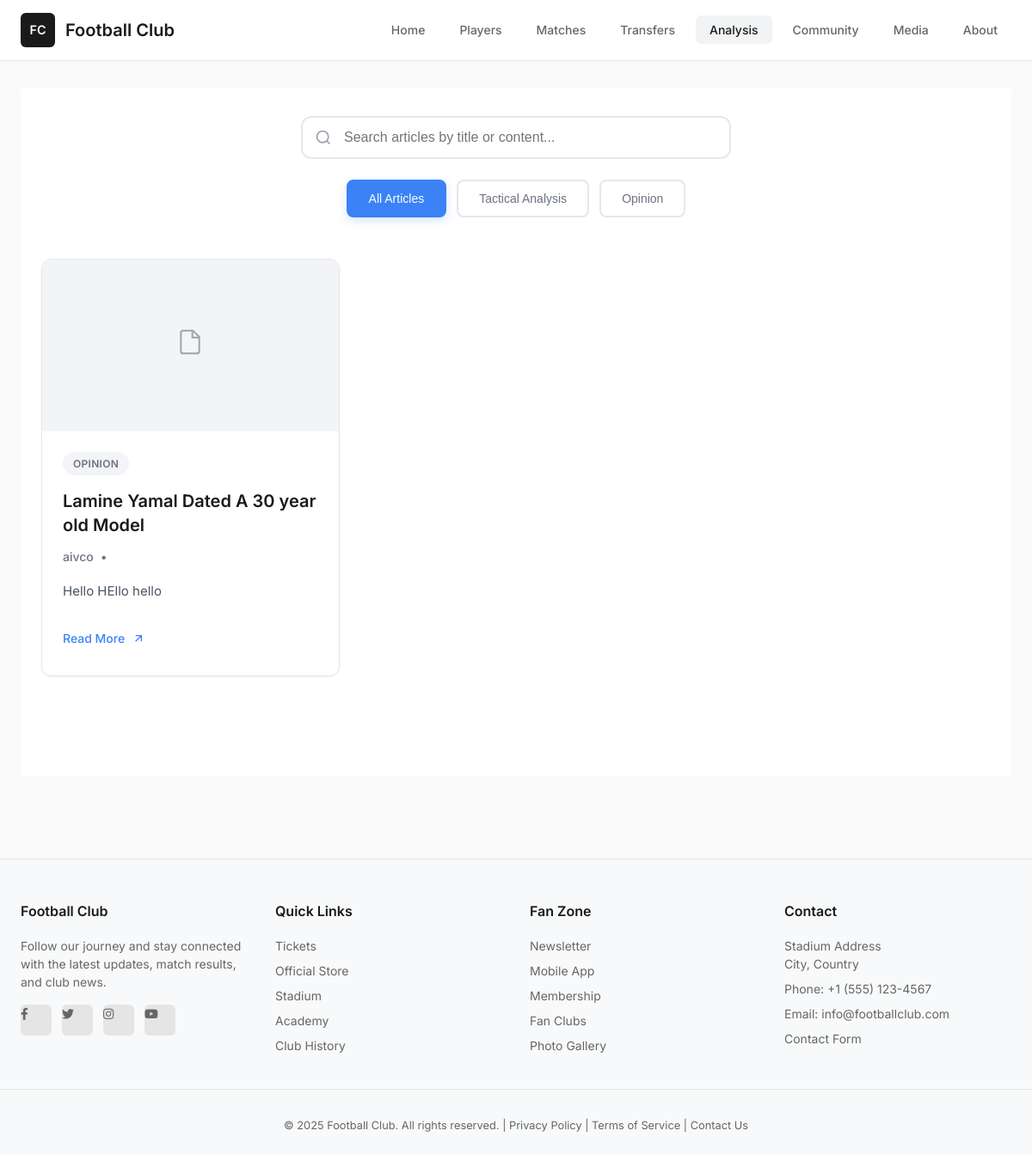
Page /analysis/ on the committed database.
### analysis/models.py (models this page shows, shortened)
class Article(models.Model):
    ARTICLE_TYPE_CHOICES = [
        ('tactical_analysis', 'Tactical Analysis'),
        ('opinion', 'Opinion'),
    ]
    title = models.CharField(max_length=200)
    slug = models.SlugField(unique=True, max_length=250)
    author = models.ForeignKey(User, on_delete=models.CASCADE, related_name='articles')
    content = models.TextField()
    article_type = models.CharField(max_length=20, choices=ARTICLE_TYPE_CHOICES)
    image_url = models.URLField(blank=True, null=True, help_text="Optional external image URL")
    published_at = models.DateTimeField(default=timezone.now)
    updated_at = models.DateTimeField(auto_now=True)
    class Meta:
        ordering = ['-published_at']
        verbose_name = 'Article'
        verbose_name_plural = 'Articles'

### analysis/views.py (the view)
# urls.py: path('', views.article_list, name='article_list'),
def article_list(request):
    articles = Article.objects.all()
    paginator = Paginator(articles, 6)  # Show 6 articles per page
    page_number = request.GET.get('page')
    page_obj = paginator.get_page(page_number)
    context = {
        'page_obj': page_obj,
        'page_title': 'All Analysis Articles'
    }
    return render(request, 'analysis/article_list.html', context)

### templates/analysis/article_list.html (shortened to what this page needs)
{% extends "base.html" %}
{% block content %}
<div class="article-list-section">
    <div class="header-controls">
        <div class="search-container">
            <div class="search-wrapper">
                <input type="text" id="searchInput" placeholder="Search articles by title or content..." class="search-input">
            </div>
        </div>
        <div class="filter-buttons">
            <button id="filterAll" class="filter-btn active" data-filter="all">
                All Articles
            </button>
            <button id="filterTactical" class="filter-btn" data-filter="tactical">
                Tactical Analysis
            </button>
            <button id="filterOpinion" class="filter-btn" data-filter="opinion">
                Opinion
            </button>
        </div>
    </div>
    <div class="articles-grid" id="articlesGrid">
        {% for article in page_obj %}
        <article class="article-card" data-type="{% if 'tactical' in article.title|lower or 'analysis' in article.title|lower %}tactical{% else %}opinion{% endif %}" data-title="{{ article.title|lower }}" data-content="{{ article.content|lower }}">
            <div class="article-thumbnail">
                {% if article.image %}
                <img src="{{ article.image.url }}" alt="{{ article.title }}" class="thumbnail-img">
                {% else %}
                <div class="default-thumbnail">
                    <svg width="32" height="32" viewBox="0 0 24 24" fill="none" stroke="currentColor" stroke-width="1.5">
                        <path d="M14.5 2H6a2 2 0 0 0-2 2v16a2 2 0 0 0 2 2h12a2 2 0 0 0 2-2V7.5L14.5 2z"/>
                        <polyline points="14,2 14,8 20,8"/>
                    </svg>
                </div>
                {% endif %}
            </div>
            <div class="article-content">
                <div class="article-header">
                    <span class="article-type-tag {% if 'tactical' in article.title|lower or 'analysis' in article.title|lower %}tactical{% else %}opinion{% endif %}">
                        {% if 'tactical' in article.title|lower or 'analysis' in article.title|lower %}
                        Tactical
                        {% else %}
                        Opinion
                        {% endif %}
                    </span>
                </div>
                <h3 class="article-title">{{ article.title }}</h3>
                <div class="article-meta">
                    <span class="article-author">
                        {% if article.author %}{{ article.author }}{% else %}FC Barcelona{% endif %}
                    </span>
                    <span class="article-date">{{ article.created_at|date:"M d, Y" }}</span>
                </div>
                <p class="article-snippet">
                    {% with article.content|truncatewords:25 as snippet %}
                        {{ snippet }}
                    {% endwith %}
                </p>
                <a href="/analysis/{{ article.slug }}/" class="read-more-btn">
                    Read More
                    <svg width="16" height="16" viewBox="0 0 24 24" fill="none" stroke="currentColor" stroke-width="2">
                        <path d="M7 17l9.2-9.2M17 17V7H7"/>
                    </svg>
                </a>
            </div>
        </article>
        {% endfor %}
    </div>
</div>
{% endblock %}

### templates/base.html (style rules this page uses)
* { margin: 0; padding: 0; box-sizing: border-box; }
body { font-family: 'Inter', -apple-system, BlinkMacSystemFont, 'Segoe UI', Roboto, sans-serif; background-color: #ffffff; color: #1a1a1a; line-height: 1.6; min-height: 100vh; display: flex; flex-direction: column; }

### templates/analysis/article_list.html (style rules this page uses)
* { box-sizing: border-box; }
body { font-family: 'Inter', 'Roboto', 'Helvetica Neue', Arial, sans-serif; background-color: #fafafa; color: #1a1a1a; line-height: 1.6; margin: 0; padding: 0; }
.article-list-section { max-width: 1200px; margin: 0 auto; padding: 2rem 1.5rem; background-color: #ffffff; min-height: 100vh; }
.header-controls { margin-bottom: 3rem; display: flex; flex-direction: column; gap: 1.5rem; }
.search-container { width: 100%; }
.search-wrapper { position: relative; max-width: 500px; margin: 0 auto; }
.search-input { width: 100%; padding: 0.875rem 1rem 0.875rem 3rem; border: 2px solid #e5e7eb; border-radius: 12px; font-size: 1rem; background: #ffffff; transition: all 0.2s ease; outline: none; }
.filter-buttons { display: flex; justify-content: center; gap: 0.75rem; flex-wrap: wrap; }
.filter-btn { padding: 0.75rem 1.5rem; border: 2px solid #e5e7eb; background: #ffffff; color: #6b7280; border-radius: 8px; font-size: 0.875rem; font-weight: 500; cursor: pointer; transition: all 0.2s ease; outline: none; }
.filter-btn.active { background: #3b82f6; border-color: #3b82f6; color: #ffffff; box-shadow: 0 4px 12px rgba(59, 130, 246, 0.2); }
.articles-grid { display: grid; grid-template-columns: repeat(auto-fit, minmax(350px, 1fr)); gap: 2rem; margin-bottom: 3rem; }
.article-card { background: #ffffff; border: 1px solid #e5e7eb; border-radius: 12px; overflow: hidden; transition: all 0.3s ease; box-shadow: 0 1px 3px rgba(0, 0, 0, 0.05); display: flex; flex-direction: column; }
.article-thumbnail { width: 100%; height: 200px; overflow: hidden; background: #f3f4f6; display: flex; align-items: center; justify-content: center; }
.default-thumbnail { color: #9ca3af; }
.article-content { padding: 1.5rem; flex: 1; display: flex; flex-direction: column; }
.article-header { margin-bottom: 1rem; }
.article-type-tag { display: inline-block; padding: 0.25rem 0.75rem; border-radius: 20px; font-size: 0.75rem; font-weight: 600; text-transform: uppercase; letter-spacing: 0.025em; }
.article-type-tag.opinion { background: #f3f4f6; color: #6b7280; }
.article-title { font-size: 1.25rem; font-weight: 600; margin-bottom: 0.75rem; line-height: 1.4; color: #1a1a1a; }
.article-meta { display: flex; gap: 0.5rem; margin-bottom: 1rem; font-size: 0.875rem; color: #6b7280; }
.article-author { font-weight: 500; }
.article-date { position: relative; padding-left: 0.75rem; }
.article-date::before { content: '•'; position: absolute; left: 0; }
.article-snippet { color: #4b5563; line-height: 1.6; margin-bottom: 1.5rem; font-size: 0.9375rem; flex: 1; }
.read-more-btn { display: inline-flex; align-items: center; gap: 0.5rem; color: #3b82f6; text-decoration: none; font-weight: 500; font-size: 0.875rem; padding: 0.5rem 0; transition: all 0.2s ease; align-self: flex-start; }
.read-more-btn svg { transition: transform 0.2s ease; }
@media (min-width: 1024px) { .articles-grid { grid-template-columns: repeat(3, 1fr); } }

### rows in the picture
Article: shows "OPINION", title "Lamine Yamal Dated A 30 year old Model", author "aivco", content "Hello HEllo hello"
